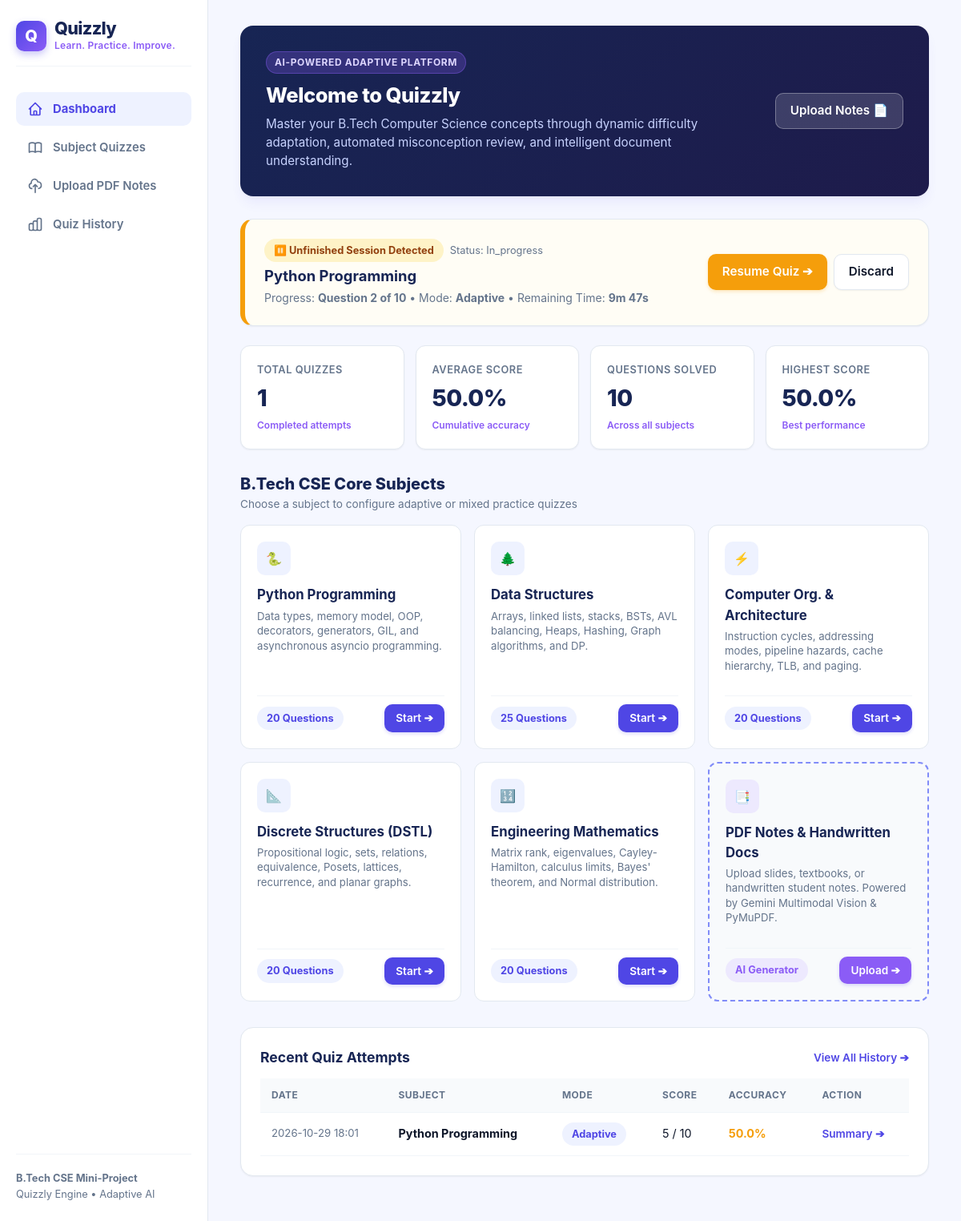
The page / on the database its author committed.
### tables this page shows
CREATE TABLE quiz_sessions (
        session_id TEXT PRIMARY KEY,
        subject TEXT NOT NULL,
        pdf_doc_id TEXT,
        mode TEXT NOT NULL,
        is_timed INTEGER DEFAULT 0,
        time_limit_seconds INTEGER DEFAULT 0,
        time_remaining_seconds INTEGER DEFAULT 0,
        total_questions INTEGER NOT NULL,
        current_index INTEGER DEFAULT 0,
        score INTEGER DEFAULT 0,
        status TEXT DEFAULT 'in_progress',
        question_ids_json TEXT NOT NULL,
        current_difficulty TEXT DEFAULT 'Easy',
        created_at TIMESTAMP DEFAULT CURRENT_TIMESTAMP,
        updated_at TIMESTAMP DEFAULT CURRENT_TIMESTAMP,
        FOREIGN KEY (pdf_doc_id) REFERENCES pdf_documents(id) ON DELETE SET NULL
    );

CREATE TABLE quiz_results (
        id INTEGER PRIMARY KEY AUTOINCREMENT,
        session_id TEXT UNIQUE NOT NULL,
        subject TEXT NOT NULL,
        mode TEXT NOT NULL,
        score INTEGER NOT NULL,
        total_questions INTEGER NOT NULL,
        percentage REAL NOT NULL,
        correct_count INTEGER NOT NULL,
        incorrect_count INTEGER NOT NULL,
        unanswered_count INTEGER DEFAULT 0,
        easy_accuracy REAL DEFAULT 0.0,
        medium_accuracy REAL DEFAULT 0.0,
        hard_accuracy REAL DEFAULT 0.0,
        review_total INTEGER DEFAULT 0,
        review_score INTEGER DEFAULT 0,
        time_taken_seconds INTEGER DEFAULT 0,
        completed_at TIMESTAMP DEFAULT CURRENT_TIMESTAMP,
        FOREIGN KEY (session_id) REFERENCES quiz_sessions(session_id) ON DELETE CASCADE
    );

### app.py (the view)
@app.route("/")
def index():
    analytics = db.get_analytics()
    active_sess = db.get_active_session()
    return render_template(
        "dashboard.html",
        analytics=analytics,
        active_session=active_sess,
        subject_names=SUBJECTS
    )

### db.py (called while the page is built)
def get_db(db_path=None):
    path = db_path or DEFAULT_DB_PATH
    os.makedirs(os.path.dirname(path), exist_ok=True)
    conn = sqlite3.connect(path, timeout=10.0)
    conn.row_factory = sqlite3.Row
    conn.execute("PRAGMA journal_mode=WAL;")
    conn.execute("PRAGMA foreign_keys=ON;")
    return conn

def get_active_session(db_path=None):
    conn = get_db(db_path)
    cursor = conn.cursor()
    cursor.execute("""
        SELECT * FROM quiz_sessions
        WHERE status IN ('in_progress', 'paused')
        ORDER BY updated_at DESC LIMIT 1
    """)
    row = cursor.fetchone()
    conn.close()
    if not row:
        return None
    data = dict(row)
    data["question_ids"] = json.loads(data["question_ids_json"])
    return data

### templates/dashboard.html (shortened to what this page needs)
{% extends "base.html" %}
{% set active_page = "dashboard" %}
{% block content %}
<div class="welcome-banner">
  <div>
    <span class="tagline-badge">AI-Powered Adaptive Platform</span>
    <h2>Welcome to Quizzly</h2>
    <p>
      Master your B.Tech Computer Science concepts through dynamic difficulty adaptation, automated misconception review, and intelligent document understanding.
    </p>
  </div>
  <div style="text-align: right;">
    <a href="{{ url_for('upload') }}" class="btn btn-secondary" style="background: rgba(255,255,255,0.15); border: 1px solid rgba(255,255,255,0.3); color: #FFFFFF;">
      Upload Notes 📄
    </a>
  </div>
</div>
{% if active_session %}
  <div class="card" style="border-left: 6px solid var(--warning); background: #FFFDF5;">
    <div style="display: flex; justify-content: space-between; align-items: center; flex-wrap: wrap; gap: 12px;">
      <div>
        <div style="display: flex; align-items: center; gap: 8px; margin-bottom: 4px;">
          <span class="badge" style="background: #FEF3C7; color: #92400E;">⏸️ Unfinished Session Detected</span>
          <span style="font-size: 0.8rem; color: var(--text-muted);">Status: {{ active_session.status|capitalize }}</span>
        </div>
        <h3 style="font-size: 1.15rem; color: var(--navy); margin-bottom: 2px;">
          {{ subject_names.get(active_session.subject, active_session.subject|capitalize) }}
        </h3>
        <p style="font-size: 0.875rem; color: var(--text-muted);">
          Progress: <strong>Question {{ active_session.current_index + 1 }} of {{ active_session.total_questions }}</strong>
          &bull; Mode: <strong>{{ active_session.mode|capitalize }}</strong>
          {% if active_session.is_timed %}
            &bull; Remaining Time: <strong>{{ (active_session.time_remaining_seconds // 60) }}m {{ (active_session.time_remaining_seconds % 60) }}s</strong>
          {% endif %}
        </p>
      </div>
      <div style="display: flex; gap: 8px;">
        <a href="{{ url_for('quiz') }}" class="btn btn-warning">Resume Quiz ➔</a>
        <a href="{{ url_for('discard_session') }}" class="btn btn-secondary" onclick="return confirm('Are you sure you want to discard this quiz session?');">Discard</a>
      </div>
    </div>
  </div>
{% endif %}
<div class="stats-grid">
  <div class="stat-card">
    <div class="stat-label">Total Quizzes</div>
    <div class="stat-value">{{ analytics.total_quizzes }}</div>
    <div class="stat-subtext">Completed attempts</div>
  </div>
  <div class="stat-card">
    <div class="stat-label">Average Score</div>
    <div class="stat-value">{{ analytics.avg_score }}%</div>
    <div class="stat-subtext">Cumulative accuracy</div>
  </div>
  <div class="stat-card">
    <div class="stat-label">Questions Solved</div>
    <div class="stat-value">{{ analytics.total_questions_answered }}</div>
    <div class="stat-subtext">Across all subjects</div>
  </div>
  <div class="stat-card">
    <div class="stat-label">Highest Score</div>
    <div class="stat-value">{{ analytics.highest_score }}%</div>
    <div class="stat-subtext">Best performance</div>
  </div>
</div>
<div style="display: flex; justify-content: space-between; align-items: center; margin-bottom: 1rem;">
  <div>
    <h3 style="font-size: 1.25rem; font-weight: 800; color: var(--navy);">B.Tech CSE Core Subjects</h3>
    <p style="font-size: 0.85rem; color: var(--text-muted);">Choose a subject to configure adaptive or mixed practice quizzes</p>
  </div>
</div>
<div class="subject-grid">
  <div class="subject-card">
    <div>
      <div class="subject-icon">🐍</div>
      <div class="subject-title">Python Programming</div>
      <p class="subject-desc">Data types, memory model, OOP, decorators, generators, GIL, and asynchronous asyncio programming.</p>
    </div>
    <div style="display: flex; justify-content: space-between; align-items: center; margin-top: 12px; border-top: 1px solid var(--border-light); padding-top: 10px;">
      <span class="badge" style="background: var(--primary-light); color: var(--primary);">20 Questions</span>
      <a href="{{ url_for('configure', subject='python') }}" class="btn" style="padding: 7px 14px; font-size: 0.85rem;">Start ➔</a>
    </div>
  </div>
  <div class="subject-card">
    <div>
      <div class="subject-icon">🌲</div>
      <div class="subject-title">Data Structures</div>
      <p class="subject-desc">Arrays, linked lists, stacks, BSTs, AVL balancing, Heaps, Hashing, Graph algorithms, and DP.</p>
    </div>
    <div style="display: flex; justify-content: space-between; align-items: center; margin-top: 12px; border-top: 1px solid var(--border-light); padding-top: 10px;">
      <span class="badge" style="background: var(--primary-light); color: var(--primary);">25 Questions</span>
      <a href="{{ url_for('configure', subject='data_structures') }}" class="btn" style="padding: 7px 14px; font-size: 0.85rem;">Start ➔</a>
    </div>
  </div>
  <div class="subject-card">
    <div>
      <div class="subject-icon">⚡</div>
      <div class="subject-title">Computer Org. & Architecture</div>
      <p class="subject-desc">Instruction cycles, addressing modes, pipeline hazards, cache hierarchy, TLB, and paging.</p>
    </div>
    <div style="display: flex; justify-content: space-between; align-items: center; margin-top: 12px; border-top: 1px solid var(--border-light); padding-top: 10px;">
      <span class="badge" style="background: var(--primary-light); color: var(--primary);">20 Questions</span>
      <a href="{{ url_for('configure', subject='coa') }}" class="btn" style="padding: 7px 14px; font-size: 0.85rem;">Start ➔</a>
    </div>
  </div>
  <div class="subject-card">
    <div>
      <div class="subject-icon">📐</div>
      <div class="subject-title">Discrete Structures (DSTL)</div>
      <p class="subject-desc">Propositional logic, sets, relations, equivalence, Posets, lattices, recurrence, and planar graphs.</p>
    </div>
    <div style="display: flex; justify-content: space-between; align-items: center; margin-top: 12px; border-top: 1px solid var(--border-light); padding-top: 10px;">
      <span class="badge" style="background: var(--primary-light); color: var(--primary);">20 Questions</span>
      <a href="{{ url_for('configure', subject='dstl') }}" class="btn" style="padding: 7px 14px; font-size: 0.85rem;">Start ➔</a>
    </div>
  </div>
  <div class="subject-card">
    <div>
      <div class="subject-icon">🔢</div>
      <div class="subject-title">Engineering Mathematics</div>
      <p class="subject-desc">Matrix rank, eigenvalues, Cayley-Hamilton, calculus limits, Bayes' theorem, and Normal distribution.</p>
    </div>
    <div style="display: flex; justify-content: space-between; align-items: center; margin-top: 12px; border-top: 1px solid var(--border-light); padding-top: 10px;">
      <span class="badge" style="background: var(--primary-light); color: var(--primary);">20 Questions</span>
      <a href="{{ url_for('configure', subject='mathematics') }}" class="btn" style="padding: 7px 14px; font-size: 0.85rem;">Start ➔</a>
    </div>
  </div>
  <div class="subject-card" style="border: 2px dashed #818CF8; background: #F8FAFC;">
    <div>
      <div class="subject-icon" style="background: #EDE9FE; color: var(--violet);">📑</div>
      <div class="subject-title">PDF Notes & Handwritten Docs</div>
      <p class="subject-desc">Upload slides, textbooks, or handwritten student notes. Powered by Gemini Multimodal Vision & PyMuPDF.</p>
    </div>
    <div style="display: flex; justify-content: space-between; align-items: center; margin-top: 12px; border-top: 1px solid var(--border-light); padding-top: 10px;">
      <span class="badge" style="background: #EDE9FE; color: var(--violet);">AI Generator</span>
      <a href="{{ url_for('upload') }}" class="btn" style="background: var(--violet); padding: 7px 14px; font-size: 0.85rem;">Upload ➔</a>
    </div>
  </div>
</div>
<div class="card">
  <div style="display: flex; justify-content: space-between; align-items: center; margin-bottom: 12px;">
    <h3 style="font-size: 1.1rem; font-weight: 700; color: var(--navy);">Recent Quiz Attempts</h3>
    <a href="{{ url_for('history') }}" style="font-size: 0.85rem; color: var(--primary); text-decoration: none; font-weight: 600;">View All History ➔</a>
  </div>
  {% if analytics.recent_results %}
    <table class="data-table">
      <thead>
        <tr>
          <th>Date</th>
          <th>Subject</th>
          <th>Mode</th>
          <th>Score</th>
          <th>Accuracy</th>
          <th>Action</th>
        </tr>
      </thead>
      <tbody>
        {% for r in analytics.recent_results %}
          <tr>
            <td style="color: var(--text-muted); font-size: 0.825rem;">{{ r.completed_at[:16] }}</td>
            <td><strong>{{ subject_names.get(r.subject, r.subject|capitalize) }}</strong></td>
            <td><span class="badge" style="background: var(--primary-light); color: var(--primary);">{{ r.mode|capitalize }}</span></td>
            <td>{{ r.score }} / {{ r.total_questions }}</td>
            <td>
              <strong style="color: {% if r.percentage >= 70 %}var(--success){% elif r.percentage >= 40 %}var(--warning){% else %}var(--error){% endif %};">
                {{ r.percentage }}%
              </strong>
            </td>
            <td>
              <a href="{{ url_for('view_result', session_id=r.session_id) }}" style="color: var(--primary); font-size: 0.85rem; font-weight: 600; text-decoration: none;">Summary ➔</a>
            </td>
          </tr>
        {% endfor %}
      </tbody>
    </table>
  {% else %}
    <div style="text-align: center; padding: 2rem 1rem; color: var(--text-muted);">
      <p style="font-size: 0.95rem; margin-bottom: 8px;">No quiz attempts recorded yet.</p>
      <p style="font-size: 0.825rem;">Select any subject above or upload your PDF study notes to take your first quiz!</p>
    </div>
  {% endif %}
</div>
{% endblock %}

### templates/base.html (shortened to what this page needs)
<!DOCTYPE html>
<html lang="en">
<head>
  <link rel="stylesheet" href="{{ url_for('static', filename='css/quizzly.css') }}?v=5.0">
</head>
<body>
  <div class="app-layout">
    <aside class="sidebar">
      <a href="{{ url_for('index') }}" class="brand-wrapper">
        <div class="brand-logo-icon">Q</div>
        <div class="brand-text">
          <h1>Quizzly</h1>
          <p>Learn. Practice. Improve.</p>
        </div>
      </a>
      <ul class="nav-menu">
        <li>
          <a href="{{ url_for('index') }}" class="nav-link {% if active_page == 'dashboard' %}active{% endif %}">
            <svg fill="none" viewBox="0 0 24 24"><path stroke-linecap="round" stroke-linejoin="round" stroke-width="2" d="M3 12l2-2m0 0l7-7 7 7M5 10v10a1 1 0 001 1h3m10-11l2 2m-2-2v10a1 1 0 01-1 1h-3m-6 0a1 1 0 001-1v-4a1 1 0 011-1h2a1 1 0 011 1v4a1 1 0 001 1m-6 0h6"/></svg>
            Dashboard
          </a>
        </li>
        <li>
          <a href="{{ url_for('subjects_list') }}" class="nav-link {% if active_page == 'subjects' %}active{% endif %}">
            Subject Quizzes
          </a>
        </li>
        <li>
          <a href="{{ url_for('upload') }}" class="nav-link {% if active_page == 'upload' %}active{% endif %}">
            <svg fill="none" viewBox="0 0 24 24"><path stroke-linecap="round" stroke-linejoin="round" stroke-width="2" d="M7 16a4 4 0 01-.88-7.903A5 5 0 1115.9 6L16 6a5 5 0 011 9.9M15 13l-3-3m0 0l-3 3m3-3v12"/></svg>
            Upload PDF Notes
          </a>
        </li>
        <li>
          <a href="{{ url_for('history') }}" class="nav-link {% if active_page == 'history' %}active{% endif %}">
            <svg fill="none" viewBox="0 0 24 24"><path stroke-linecap="round" stroke-linejoin="round" stroke-width="2" d="M9 19v-6a2 2 0 00-2-2H5a2 2 0 00-2 2v6a2 2 0 002 2h2a2 2 0 002-2zm0 0V9a2 2 0 012-2h2a2 2 0 012 2v10m-6 0a2 2 0 002 2h2a2 2 0 002-2m0 0V5a2 2 0 012-2h2a2 2 0 012 2v14a2 2 0 01-2 2h-2a2 2 0 01-2-2z"/></svg>
            Quiz History
          </a>
        </li>
      </ul>
      <div class="sidebar-footer">
        <p><strong>B.Tech CSE Mini-Project</strong></p>
        <p>Quizzly Engine &bull; Adaptive AI</p>
      </div>
    </aside>
    <main class="main-content">
      {% block content %}{% endblock %}
    </main>
  </div>
</body>
</html>

### rows shown on the page
quiz_sessions: status "In_progress", get "Python Programming", active_session.current_index+1 "2", total_questions "10", mode "Adaptive", time_remaining_seconds "9", (active_session.time_remaining_seconds%60) "47"
quiz_results: completed_at "2026-10-29 18:01", get "Python Programming", mode "Adaptive", score "5", total_questions "10", percentage "50.0"

### other values the page prints
{{ analytics.total_quizzes }} "1"
{{ analytics.avg_score }} "50.0"
{{ analytics.total_questions_answered }} "10"
{{ analytics.highest_score }} "50.0"
